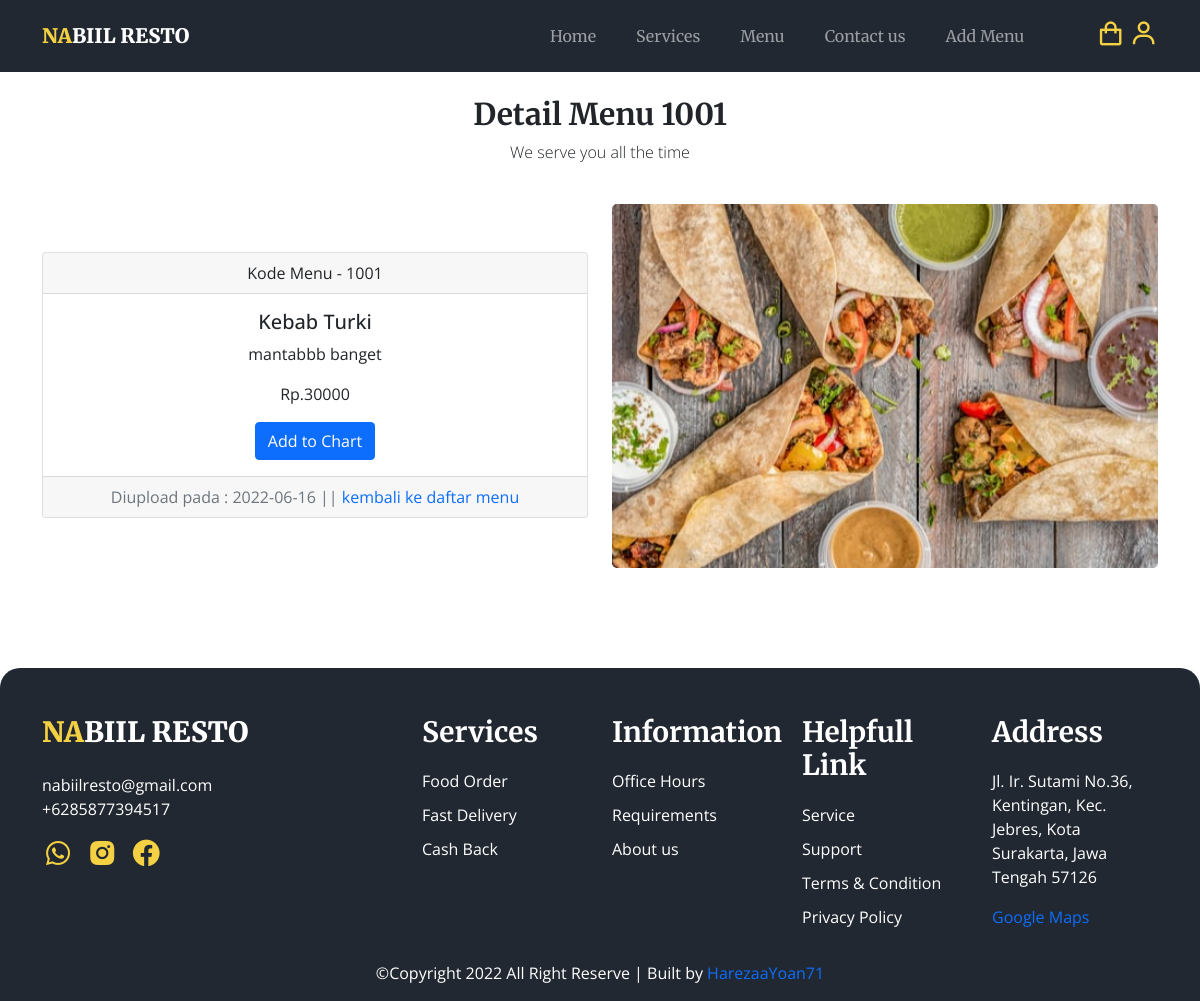
The page /detail-product.php?id=2 on the database its author committed.
### tables this page shows
CREATE TABLE `product` (
  `id_product` int(11) NOT NULL,
  `kode_product` int(11) NOT NULL,
  `tgl_input` date NOT NULL,
  `nama_product` varchar(100) NOT NULL,
  `harga` int(100) NOT NULL,
  `keterangan` varchar(255) NOT NULL,
  `foto` varchar(255) NOT NULL
);

### detail-product.php (the view, shortened to what this page needs)
<?php
    include('config.php');
    include('view/component/header.php');
    include('view/component/navbar.php');
  ?>
    <section class="contact mt-5" id="contact">
      <div class="container">
        <?php
        $id = $_GET["id"];
        $sql = "SELECT * FROM product WHERE id_product='$id'";
        $query = mysqli_query($conn, $sql);
        $product = mysqli_fetch_array($query)
        ?>
        <div class="row">
          <div class="col text-center">
            <h1 class="heading mt-5">Detail Menu <?= $product['kode_product']; ?></h1>
            <p class="subheading">We serve you all the time</p>
          </div>
        </div>
        <div class="row mt-4">
            <div class=" col-md-6 mt-5">
            <div class="card text-center">
                <div class="card-header">
                    Kode Menu - <?= $product['kode_product']; ?>
                </div>
                <div class="card-body">
                    <h5 class="card-title"><?= $product['nama_product']; ?></h5>
                    <p class="card-text"><?= $product['keterangan']; ?></p>
                    <p class="card-text">Rp.<?= $product['harga']; ?></p>
                    <a href="#" class="btn btn-primary">Add to Chart</a>
                </div>
                <div class="card-footer text-muted">
                    <span> Diupload pada : <?= $product['tgl_input']; ?> || <a href="product.php">kembali ke daftar menu</a></span>
                </div>
                </div>
            </div>
            <div class="col-lg-6 text-center">
                <img src="Assets/images/<?= $product['foto']; ?>" class="img-fluid rounded-3" width="600" alt="" />
            </div>
        </div>
      </div>
    </section>
    <?php
      include('view/component/footer.php')
    ?>

### assets/css/style.css (style rules this page uses)
:root { --primaryColor: #222831; --secondaryColor: #f4d143; --mainFont: "Open Sans", sans-serif; --headingFont: "Merriweather", serif; }
* { box-sizing: border-box !important; text-decoration: none !important; }
body { font-family: var(--mainFont); }
.heading { font-family: var(--headingFont); font-size: 30px; font-weight: 700; }
.subheading { font-weight: 300; }

### rows shown on the page
product: kode_product "1001", nama_product "Kebab Turki", keterangan "mantabbb banget", harga "30000", tgl_input "2022-06-16", foto (picture)
